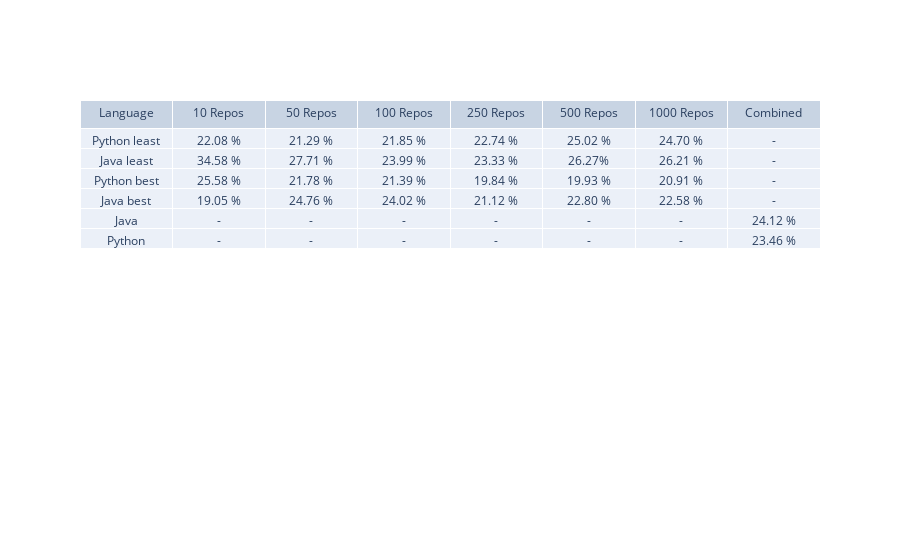

Notebook cell for this chart:
### Code cell
import plotly.graph_objects as go

fig = go.Figure(data=[go.Table(header=dict(values=['Language','10 Repos', '50 Repos','100 Repos','250 Repos','500 Repos','1000 Repos', 'Combined']),
                 cells=dict(values=[['Python least', 'Java least', 'Python best', 'Java best', 'Java','Python'],
                                    ['22.08 %','34.58 %', '25.58 %', '19.05 %','-','-'],
                                    ['21.29 %','27.71 %', '21.78 %', '24.76 %','-','-'],
                                    ['21.85 %','23.99 %', '21.39 %', '24.02 %','-','-'],
                                    ['22.74 %','23.33 %', '19.84 %', '21.12 %','-','-'],
                                    ['25.02 %','26.27%', '19.93 %', '22.80 %','-','-'],
                                    ['24.70 %','26.21 %', '20.91 %', '22.58 %','-','-'],
                                    ['-','-','-','-','24.12 %','23.46 %'],
                                   ]))
                     ])
fig.show()

### Figure 1 — Plotly figure (JSON) as saved in the notebook; plotly's stock layout.template omitted (floating-point values rounded to 4 significant figures)
{"data": [{"cells": {"values": [["Python least", "Java least", "Python best", "Java best", "Java", "Python"], ["22.08 %", "34.58 %", "25.58 %", "19.05 %", "-", "-"], ["21.29 %", "27.71 %", "21.78 %", "24.76 %", "-", "-"], ["21.85 %", "23.99 %", "21.39 %", "24.02 %", "-", "-"], ["22.74 %", "23.33 %", "19.84 %", "21.12 %", "-", "-"], ["25.02 %", "26.27%", "19.93 %", "22.80 %", "-", "-"], ["24.70 %", "26.21 %", "20.91 %", "22.58 %", "-", "-"], ["-", "-", "-", "-", "24.12 %", "23.46 %"]]}, "header": {"values": ["Language", "10 Repos", "50 Repos", "100 Repos", "250 Repos", "500 Repos", "1000 Repos", "Combined"]}, "type": "table"}], "layout": {}}
